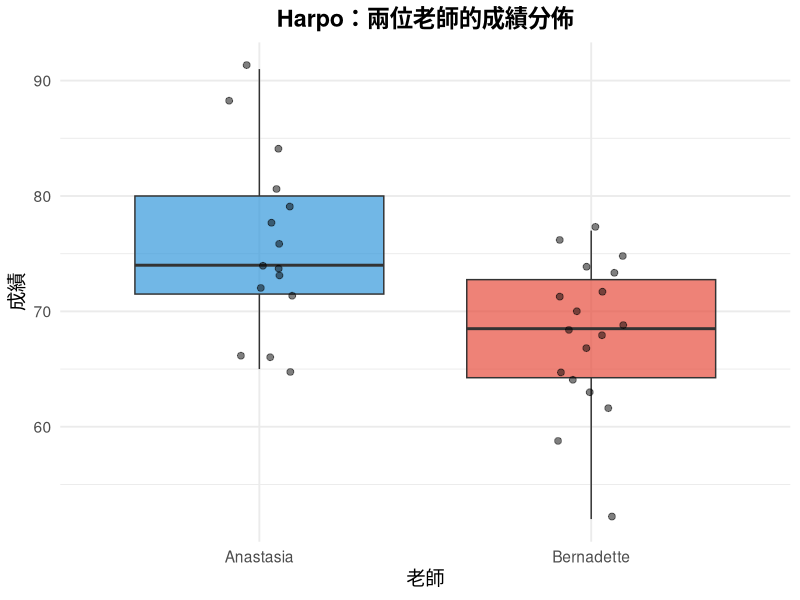
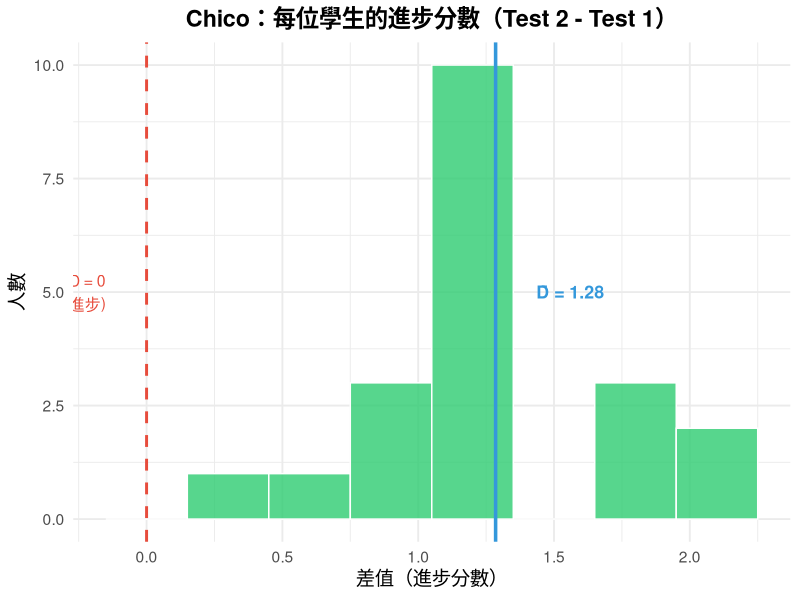
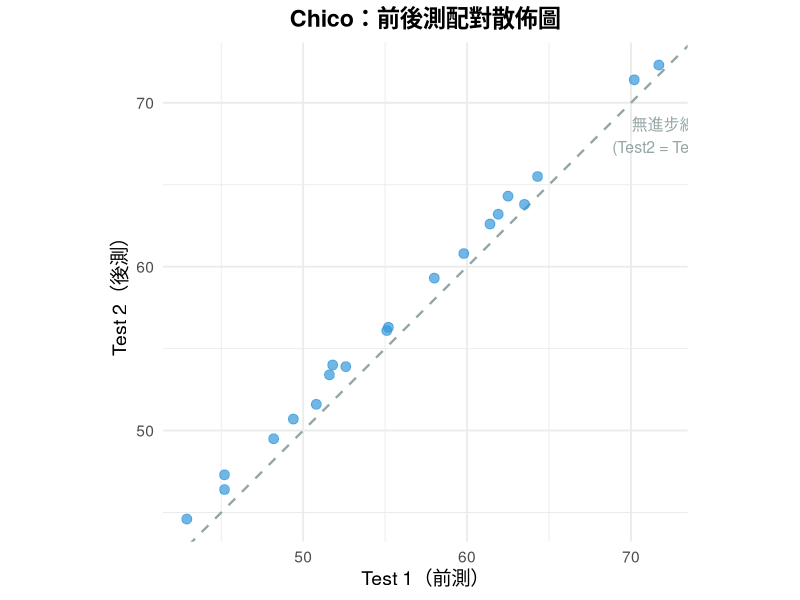

These figures' R source, in order:
## ---- chunk 1
knitr::opts_chunk$set(echo = FALSE, warning = FALSE, message = FALSE,
                      fig.width = 9, fig.height = 5)
library(ggplot2)
library(dplyr)
library(tidyr)

# ===== Harpo 資料：獨立樣本 t 示範 =====
# 電子書第 11 章：Anastasia vs Bernadette 的教學效果
harpo <- data.frame(
  grade = c(65, 72, 66, 74, 73, 71, 66, 76, 78, 81, 91, 84, 79, 88, 74,
            52, 59, 64, 68, 62, 76, 71, 69, 65, 72, 70, 75, 68, 63, 73, 67, 77, 74),
  tutor = c(rep("Anastasia", 15), rep("Bernadette", 18))
)

# ===== Chico 資料：相依樣本 t 示範 =====
# 電子書第 11 章：20 位學生的前後測
chico <- data.frame(
  id = 1:20,
  grade_test1 = c(42.9, 51.8, 71.7, 51.6, 63.5, 58.0, 59.8, 50.8, 62.5, 61.9,
                  45.2, 52.6, 55.2, 48.2, 49.4, 61.4, 55.1, 45.2, 70.2, 64.3),
  grade_test2 = c(44.6, 54.0, 72.3, 53.4, 63.8, 59.3, 60.8, 51.6, 64.3, 63.2,
                  47.3, 53.9, 56.3, 49.5, 50.7, 62.6, 56.1, 46.4, 71.4, 65.5)
)
chico$diff <- chico$grade_test2 - chico$grade_test1

# 預計算 Harpo 統計量
harpo_a <- harpo %>% filter(tutor == "Anastasia")
harpo_b <- harpo %>% filter(tutor == "Bernadette")
harpo_t <- t.test(grade ~ tutor, data = harpo, var.equal = TRUE)
harpo_welch <- t.test(grade ~ tutor, data = harpo, var.equal = FALSE)
harpo_d <- (mean(harpo_a$grade) - mean(harpo_b$grade)) /
           sqrt(((nrow(harpo_a)-1)*sd(harpo_a$grade)^2 + (nrow(harpo_b)-1)*sd(harpo_b$grade)^2) /
                (nrow(harpo_a) + nrow(harpo_b) - 2))

# 預計算 Chico 統計量
chico_t <- t.test(chico$grade_test2, chico$grade_test1, paired = TRUE)
chico_d <- mean(chico$diff) / sd(chico$diff)
## ---- chunk 2
harpo_summary <- harpo %>%
  group_by(tutor) %>%
  summarise(N = n(), Mean = round(mean(grade), 2),
            SD = round(sd(grade), 2), .groups = "drop")
## ---- chunk 3
ggplot(harpo, aes(x = tutor, y = grade, fill = tutor)) +
  geom_boxplot(alpha = 0.7, outlier.shape = 16) +
  geom_jitter(width = 0.1, alpha = 0.5, size = 2) +
  scale_fill_manual(values = c("#3498db", "#e74c3c")) +
  labs(title = "Harpo：兩位老師的成績分佈",
       x = "老師", y = "成績") +
  theme_minimal(base_size = 14) +
  theme(plot.title = element_text(hjust = 0.5, face = "bold"),
        legend.position = "none")
## ---- chunk 4
# 模擬 Levene's test
levene_p <- car::leveneTest(grade ~ factor(tutor), data = harpo)$`Pr(>F)`[1]
## ---- chunk 5
chico_long <- chico %>%
  pivot_longer(cols = c(grade_test1, grade_test2),
               names_to = "test", values_to = "grade") %>%
  mutate(test = ifelse(test == "grade_test1", "Test 1", "Test 2"))
## ---- chunk 6
ggplot(chico, aes(x = diff)) +
  geom_histogram(binwidth = 0.3, fill = "#2ecc71", color = "white", alpha = 0.8) +
  geom_vline(xintercept = 0, linetype = "dashed",
             color = "#e74c3c", size = 1) +
  geom_vline(xintercept = mean(chico$diff), linetype = "solid",
             color = "#3498db", size = 1.2) +
  annotate("text", x = 0 - 0.15, y = 5,
           label = "D = 0\n(無進步)",
           color = "#e74c3c", size = 4, hjust = 1) +
  annotate("text", x = mean(chico$diff) + 0.15, y = 5,
           label = sprintf("D̄ = %.2f", mean(chico$diff)),
           color = "#3498db", size = 4.5, fontface = "bold", hjust = 0) +
  labs(title = "Chico：每位學生的進步分數（Test 2 - Test 1）",
       x = "差值（進步分數）", y = "人數") +
  theme_minimal(base_size = 14) +
  theme(plot.title = element_text(hjust = 0.5, face = "bold"))
## ---- chunk 7
ggplot(chico, aes(x = grade_test1, y = grade_test2)) +
  geom_abline(intercept = 0, slope = 1, linetype = "dashed",
              color = "#95a5a6", size = 0.8) +
  geom_point(size = 3, color = "#3498db", alpha = 0.7) +
  annotate("text", x = 72, y = 68,
           label = "無進步線\n(Test2 = Test1)",
           color = "#95a5a6", size = 4) +
  labs(title = "Chico：前後測配對散佈圖",
       x = "Test 1（前測）", y = "Test 2（後測）") +
  coord_equal() +
  theme_minimal(base_size = 14) +
  theme(plot.title = element_text(hjust = 0.5, face = "bold"))
